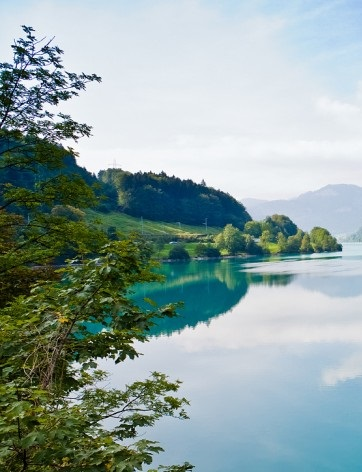
#> input picture Histogram/nature.jpg, 362 x 472 px
$ python histogram.py
#> lines starting #> are read from the running program, lines starting #| are printed output that depends on the picture
# Equalization
import cv2
import numpy as np
from matplotlib import pyplot as plt
FILE_NAME = cv2.imread('nature.jpg',cv2.IMREAD_GRAYSCALE)
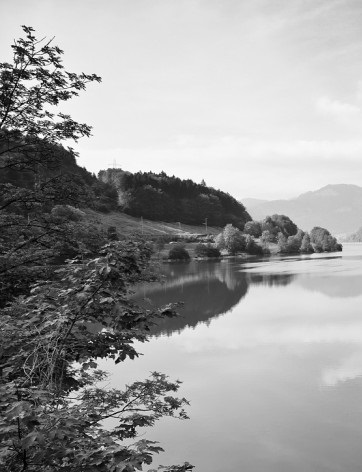
#> FILE_NAME: shape (472, 362); min 0, max 255, mean 157
Histogram = cv2.calcHist([FILE_NAME],[0],None,[256],[0,256])
#> Histogram = 256 values, max 3709 at index 236, min 15 at index 1, mean 667.4
Equalize = cv2.equalizeHist(FILE_NAME)
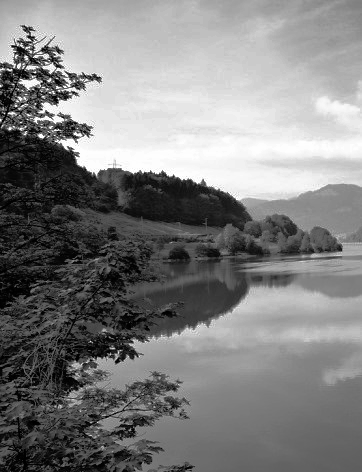
#> Equalize: shape (472, 362); min 0, max 255, mean 128.4
Stacking = np.hstack((FILE_NAME, Equalize))
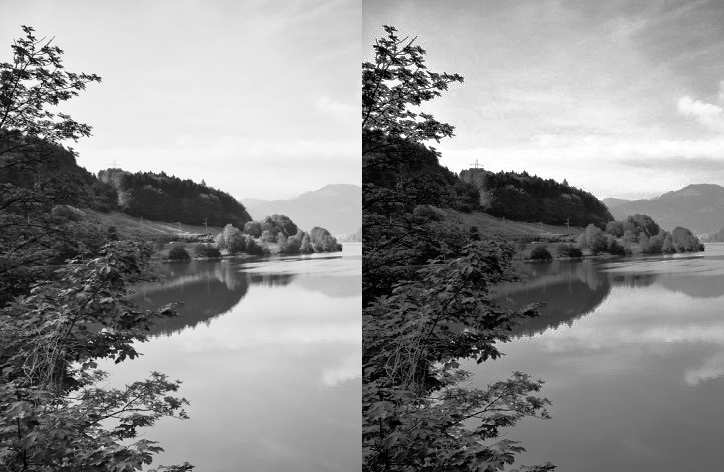
#> Stacking: shape (472, 724); min 0, max 255, mean 142.7
HI=cv2.equalizeHist(Stacking)
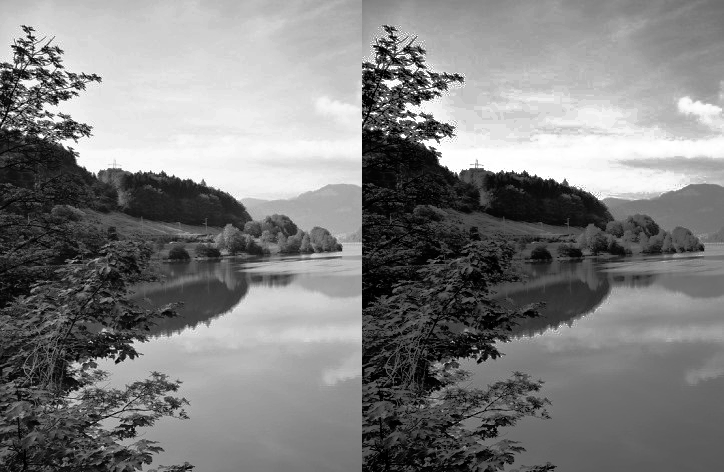
#> HI: shape (472, 724); min 0, max 255, mean 128.1
cv2.imshow('output.png', HI)
Result_equ=cv2.calcHist([Equalize],[0],None,[256],[0,256])
#> Result_equ = 256 values, max 3709 at index 230, min 0 at index 19, mean 667.4
plt.plot(Histogram)
plt.plot(Result_equ);plt.show()
#> after `plt.plot(Result_equ)`:
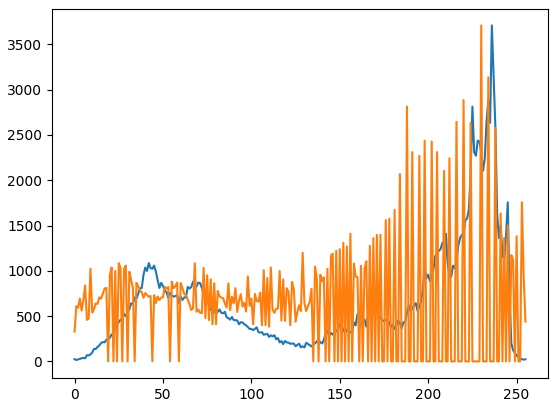
#> figure drawn by matplotlib, 1 panel; curve peaks at x = 236, y = 3709; curve peaks at x = 230, y = 3709
cv2.waitKey(0)
cv2.destroyAllWindows()

$ run again, with Interpolation/apple.jpg copied over Histogram/nature.jpg
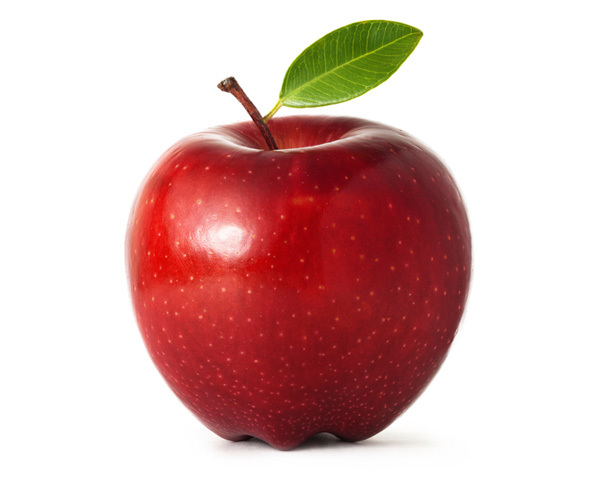
#> input picture Interpolation/apple.jpg, 600 x 500 px
#> Histogram = 256 values, max 183710 at index 255, min 0 at index 0, mean 1171.9
#> `HI=cv2.equalizeHist(Stacking)`:
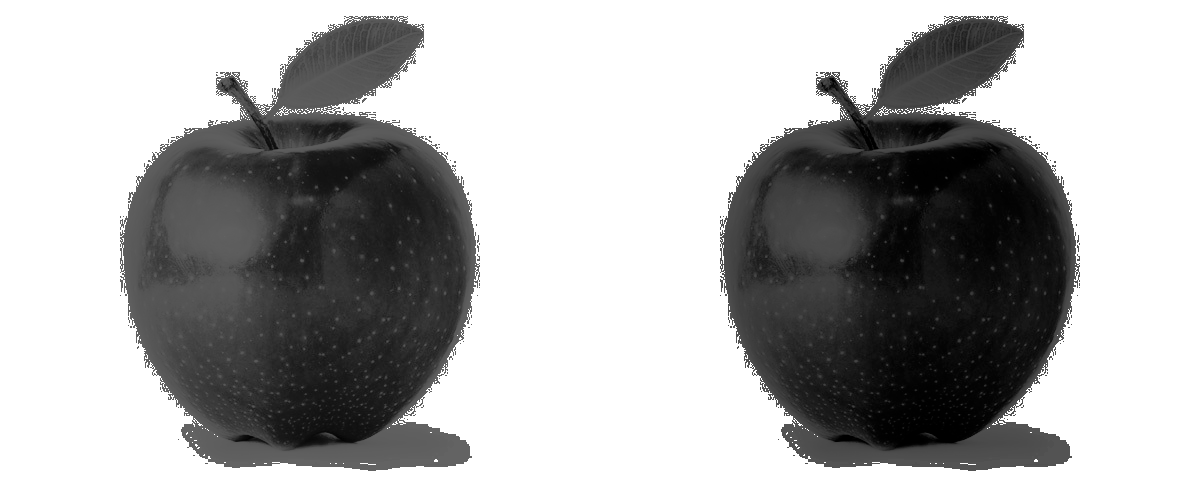
#> HI: shape (500, 1200); min 0, max 255, mean 175.4
#> Result_equ = 256 values, max 183710 at index 255, min 0 at index 10, mean 1171.9
#> `plt.plot(Result_equ)`:
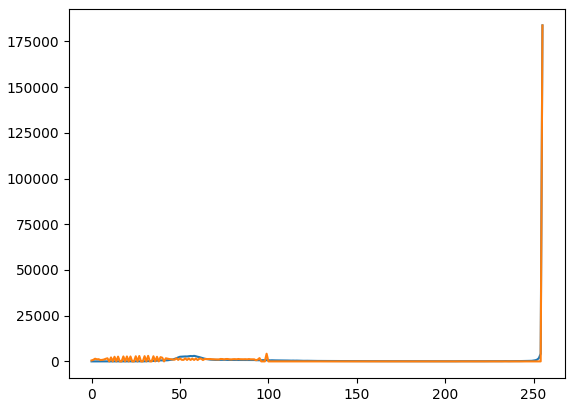
#> figure drawn by matplotlib, 1 panel; curve peaks at x = 255, y = 183710; curve peaks at x = 255, y = 183710
